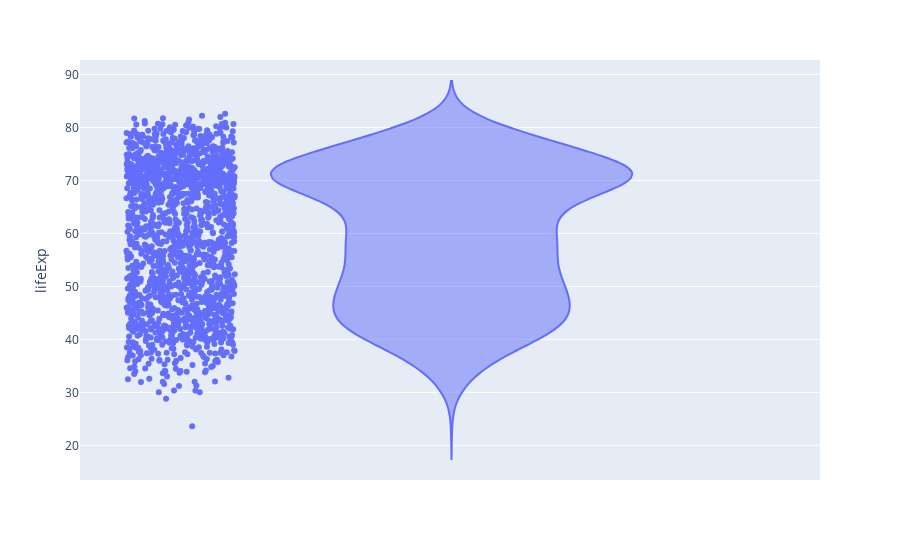

The notebook cell saved with this chart:
### Markdown cell above
### Problem 6: Violin Plot with points of Life Expectancy with `plotly`

Create a Violin Plot of the Life Expectancy data alongside the actual points using `plotly` and save the plot to `ans6.png` in the `images` folder.

### Code cell
### GRADED
#violin in plotly with points = "all"

# YOUR CODE HERE
px.violin(gapminder, y='lifeExp', points='all')

### Figure 1 — Plotly figure (JSON) as saved in the notebook; plotly's stock layout.template omitted (floating-point values rounded to 4 significant figures; data arrays with more than 128 entries replaced by an {"elided": "..."} marker saying what was removed)
{"data": [{"alignmentgroup": "True", "box": {"visible": false}, "hovertemplate": "lifeExp=%{y}<extra></extra>", "legendgroup": "", "marker": {"color": "#636efa"}, "name": "", "offsetgroup": "", "orientation": "v", "points": "all", "scalegroup": "True", "showlegend": false, "type": "violin", "x0": " ", "xaxis": "x", "y": {"elided": "1704 float values"}, "y0": " ", "yaxis": "y"}], "layout": {"autosize": true, "legend": {"tracegroupgap": 0}, "margin": {"t": 60}, "violinmode": "group", "xaxis": {"anchor": "y", "autorange": true, "domain": [0, 1], "range": [-0.5027, 0.5], "type": "category"}, "yaxis": {"anchor": "x", "autorange": true, "domain": [0, 1], "range": [13.46, 92.74], "title": {"text": "lifeExp"}, "type": "linear"}}}
